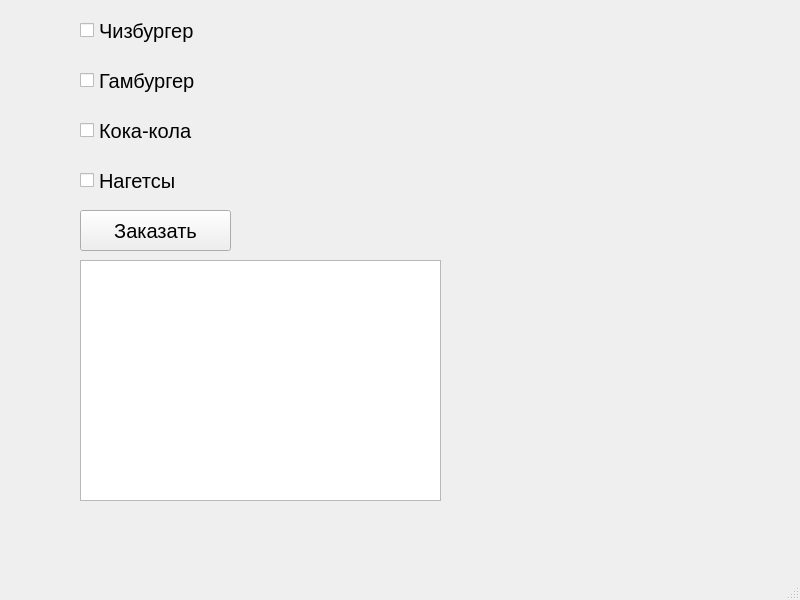
<?xml version="1.0" encoding="UTF-8"?>
<ui version="4.0">
 <class>MainWindow</class>
 <widget class="QMainWindow" name="MainWindow">
  <property name="geometry">
   <rect>
    <x>0</x>
    <y>0</y>
    <width>800</width>
    <height>600</height>
   </rect>
  </property>
  <property name="font">
   <font>
    <pointsize>15</pointsize>
   </font>
  </property>
  <property name="windowTitle">
   <string>MainWindow</string>
  </property>
  <widget class="QWidget" name="centralwidget">
   <widget class="QCheckBox" name="checkBox">
    <property name="geometry">
     <rect>
      <x>80</x>
      <y>10</y>
      <width>181</width>
      <height>41</height>
     </rect>
    </property>
    <property name="font">
     <font>
      <pointsize>15</pointsize>
     </font>
    </property>
    <property name="text">
     <string>Чизбургер</string>
    </property>
   </widget>
   <widget class="QCheckBox" name="checkBox_2">
    <property name="geometry">
     <rect>
      <x>80</x>
      <y>60</y>
      <width>151</width>
      <height>41</height>
     </rect>
    </property>
    <property name="text">
     <string>Гамбургер</string>
    </property>
   </widget>
   <widget class="QCheckBox" name="checkBox_4">
    <property name="geometry">
     <rect>
      <x>80</x>
      <y>110</y>
      <width>151</width>
      <height>41</height>
     </rect>
    </property>
    <property name="text">
     <string>Кока-кола</string>
    </property>
   </widget>
   <widget class="QCheckBox" name="checkBox_5">
    <property name="geometry">
     <rect>
      <x>80</x>
      <y>160</y>
      <width>151</width>
      <height>41</height>
     </rect>
    </property>
    <property name="text">
     <string>Нагетсы</string>
    </property>
   </widget>
   <widget class="QPushButton" name="pushButton">
    <property name="geometry">
     <rect>
      <x>80</x>
      <y>210</y>
      <width>151</width>
      <height>41</height>
     </rect>
    </property>
    <property name="text">
     <string>Заказать</string>
    </property>
   </widget>
   <widget class="QPlainTextEdit" name="plainTextEdit">
    <property name="geometry">
     <rect>
      <x>80</x>
      <y>260</y>
      <width>361</width>
      <height>241</height>
     </rect>
    </property>
    <property name="plainText">
     <string/>
    </property>
   </widget>
  </widget>
  <widget class="QMenuBar" name="menubar">
   <property name="geometry">
    <rect>
     <x>0</x>
     <y>0</y>
     <width>800</width>
     <height>41</height>
    </rect>
   </property>
  </widget>
  <widget class="QStatusBar" name="statusbar"/>
 </widget>
 <resources/>
 <connections/>
</ui>
